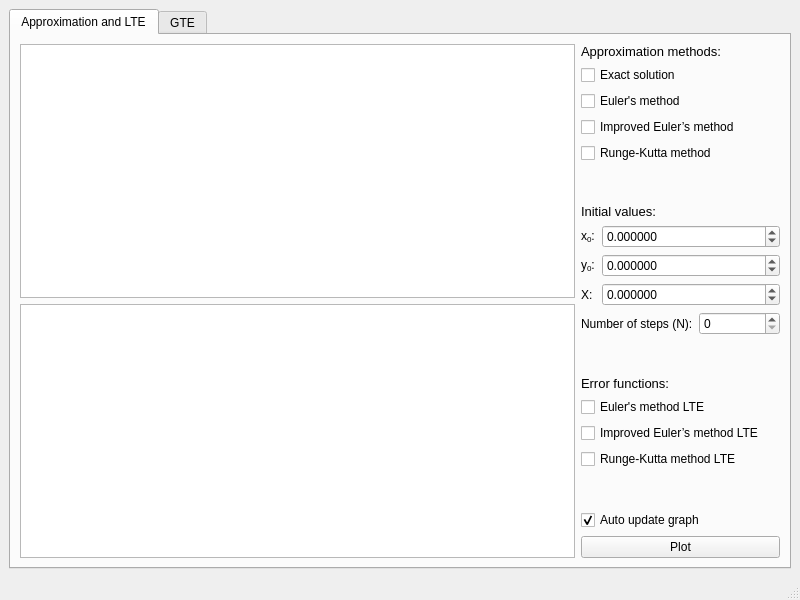
<?xml version="1.0" encoding="UTF-8"?>
<ui version="4.0">
 <class>MainWindow</class>
 <widget class="QMainWindow" name="MainWindow">
  <property name="geometry">
   <rect>
    <x>0</x>
    <y>0</y>
    <width>800</width>
    <height>600</height>
   </rect>
  </property>
  <property name="windowTitle">
   <string>Differential equation approximator</string>
  </property>
  <widget class="QWidget" name="centralwidget">
   <layout class="QGridLayout" name="gridLayout">
    <item row="0" column="0">
     <widget class="QTabWidget" name="tabWidget">
      <property name="currentIndex">
       <number>0</number>
      </property>
      <widget class="QWidget" name="tab_1">
       <attribute name="title">
        <string>Approximation and LTE</string>
       </attribute>
       <layout class="QGridLayout" name="gridLayout_2">
        <item row="0" column="1">
         <widget class="QChartView" name="graphicsView_approx">
          <property name="sizePolicy">
           <sizepolicy hsizetype="Expanding" vsizetype="MinimumExpanding">
            <horstretch>0</horstretch>
            <verstretch>0</verstretch>
           </sizepolicy>
          </property>
          <property name="minimumSize">
           <size>
            <width>300</width>
            <height>100</height>
           </size>
          </property>
          <property name="font">
           <font>
            <family>Arial</family>
           </font>
          </property>
         </widget>
        </item>
        <item row="1" column="1">
         <widget class="QChartView" name="graphicsView_lte">
          <property name="sizePolicy">
           <sizepolicy hsizetype="Expanding" vsizetype="MinimumExpanding">
            <horstretch>0</horstretch>
            <verstretch>0</verstretch>
           </sizepolicy>
          </property>
          <property name="minimumSize">
           <size>
            <width>300</width>
            <height>100</height>
           </size>
          </property>
         </widget>
        </item>
        <item row="0" column="2" rowspan="2">
         <layout class="QVBoxLayout" name="settings_verticalLayout_tab1">
          <item>
           <widget class="QLabel" name="methods_label">
            <property name="font">
             <font>
              <family>Arial</family>
              <pointsize>10</pointsize>
             </font>
            </property>
            <property name="text">
             <string>Approximation methods:</string>
            </property>
           </widget>
          </item>
          <item>
           <widget class="QCheckBox" name="checkBox_exact">
            <property name="text">
             <string>Exact solution</string>
            </property>
           </widget>
          </item>
          <item>
           <widget class="QCheckBox" name="checkBox_euler">
            <property name="text">
             <string>Euler's method</string>
            </property>
           </widget>
          </item>
          <item>
           <widget class="QCheckBox" name="checkBox_improved_euler">
            <property name="text">
             <string>Improved Euler’s method</string>
            </property>
           </widget>
          </item>
          <item>
           <widget class="QCheckBox" name="checkBox_runge_kutta">
            <property name="text">
             <string>Runge-Kutta method</string>
            </property>
           </widget>
          </item>
          <item>
           <spacer name="verticalSpacer">
            <property name="orientation">
             <enum>Qt::Vertical</enum>
            </property>
            <property name="sizeHint" stdset="0">
             <size>
              <width>20</width>
              <height>40</height>
             </size>
            </property>
           </spacer>
          </item>
          <item>
           <widget class="QLabel" name="ivalue_label">
            <property name="font">
             <font>
              <family>Arial</family>
              <pointsize>10</pointsize>
             </font>
            </property>
            <property name="text">
             <string>Initial values:</string>
            </property>
           </widget>
          </item>
          <item>
           <layout class="QHBoxLayout" name="ivalue_hor_layout_1" stretch="0,0">
            <property name="sizeConstraint">
             <enum>QLayout::SetFixedSize</enum>
            </property>
            <property name="topMargin">
             <number>0</number>
            </property>
            <item>
             <widget class="QLabel" name="ivalue_label_1">
              <property name="sizePolicy">
               <sizepolicy hsizetype="Maximum" vsizetype="Preferred">
                <horstretch>0</horstretch>
                <verstretch>0</verstretch>
               </sizepolicy>
              </property>
              <property name="minimumSize">
               <size>
                <width>15</width>
                <height>10</height>
               </size>
              </property>
              <property name="font">
               <font>
                <family>Arial</family>
                <underline>false</underline>
                <strikeout>false</strikeout>
                <kerning>true</kerning>
               </font>
              </property>
              <property name="text">
               <string>&lt;html&gt;&lt;head/&gt;&lt;body&gt;&lt;p&gt;x&lt;span style=&quot; vertical-align:sub;&quot;&gt;0&lt;/span&gt;:&lt;/p&gt;&lt;/body&gt;&lt;/html&gt;</string>
              </property>
             </widget>
            </item>
            <item>
             <widget class="QDoubleSpinBox" name="ivalue_doubleSpinBox_1">
              <property name="sizePolicy">
               <sizepolicy hsizetype="Minimum" vsizetype="Fixed">
                <horstretch>0</horstretch>
                <verstretch>0</verstretch>
               </sizepolicy>
              </property>
              <property name="font">
               <font>
                <family>Arial</family>
               </font>
              </property>
              <property name="decimals">
               <number>6</number>
              </property>
              <property name="minimum">
               <double>-9007199254740992.000000000000000</double>
              </property>
              <property name="maximum">
               <double>9007199254740992.000000000000000</double>
              </property>
             </widget>
            </item>
           </layout>
          </item>
          <item>
           <layout class="QHBoxLayout" name="ivalue_hor_layout_3">
            <property name="topMargin">
             <number>0</number>
            </property>
            <item>
             <widget class="QLabel" name="ivalue_label_3">
              <property name="sizePolicy">
               <sizepolicy hsizetype="Maximum" vsizetype="Preferred">
                <horstretch>0</horstretch>
                <verstretch>0</verstretch>
               </sizepolicy>
              </property>
              <property name="minimumSize">
               <size>
                <width>15</width>
                <height>10</height>
               </size>
              </property>
              <property name="font">
               <font>
                <family>Arial</family>
               </font>
              </property>
              <property name="text">
               <string>&lt;html&gt;&lt;head/&gt;&lt;body&gt;&lt;p&gt;y&lt;span style=&quot; vertical-align:sub;&quot;&gt;0&lt;/span&gt;:&lt;/p&gt;&lt;/body&gt;&lt;/html&gt;</string>
              </property>
             </widget>
            </item>
            <item>
             <widget class="QDoubleSpinBox" name="ivalue_doubleSpinBox_3">
              <property name="font">
               <font>
                <family>Arial</family>
               </font>
              </property>
              <property name="decimals">
               <number>6</number>
              </property>
              <property name="minimum">
               <double>-9007199254740992.000000000000000</double>
              </property>
              <property name="maximum">
               <double>9007199254740992.000000000000000</double>
              </property>
              <property name="stepType">
               <enum>QAbstractSpinBox::DefaultStepType</enum>
              </property>
             </widget>
            </item>
           </layout>
          </item>
          <item>
           <layout class="QHBoxLayout" name="ivalue_hor_layout_2">
            <property name="topMargin">
             <number>0</number>
            </property>
            <item>
             <widget class="QLabel" name="ivalue_label_2">
              <property name="sizePolicy">
               <sizepolicy hsizetype="Maximum" vsizetype="Preferred">
                <horstretch>0</horstretch>
                <verstretch>0</verstretch>
               </sizepolicy>
              </property>
              <property name="minimumSize">
               <size>
                <width>15</width>
                <height>10</height>
               </size>
              </property>
              <property name="font">
               <font>
                <family>Arial</family>
               </font>
              </property>
              <property name="text">
               <string>X:</string>
              </property>
             </widget>
            </item>
            <item>
             <widget class="QDoubleSpinBox" name="ivalue_doubleSpinBox_2">
              <property name="font">
               <font>
                <family>Arial</family>
               </font>
              </property>
              <property name="decimals">
               <number>6</number>
              </property>
              <property name="minimum">
               <double>-9007199254740992.000000000000000</double>
              </property>
              <property name="maximum">
               <double>9007199254740992.000000000000000</double>
              </property>
             </widget>
            </item>
           </layout>
          </item>
          <item>
           <layout class="QHBoxLayout" name="ivalue_hor_layout_4">
            <property name="topMargin">
             <number>0</number>
            </property>
            <item>
             <widget class="QLabel" name="ivalue_label_4">
              <property name="sizePolicy">
               <sizepolicy hsizetype="Maximum" vsizetype="Preferred">
                <horstretch>0</horstretch>
                <verstretch>0</verstretch>
               </sizepolicy>
              </property>
              <property name="minimumSize">
               <size>
                <width>0</width>
                <height>0</height>
               </size>
              </property>
              <property name="font">
               <font>
                <family>Arial</family>
               </font>
              </property>
              <property name="text">
               <string>Number of steps (N):</string>
              </property>
             </widget>
            </item>
            <item>
             <widget class="QSpinBox" name="ivalue_spinBox_4">
              <property name="minimumSize">
               <size>
                <width>81</width>
                <height>0</height>
               </size>
              </property>
              <property name="font">
               <font>
                <family>Arial</family>
               </font>
              </property>
              <property name="maximum">
               <number>2147483647</number>
              </property>
             </widget>
            </item>
           </layout>
          </item>
          <item>
           <spacer name="verticalSpacer_2">
            <property name="orientation">
             <enum>Qt::Vertical</enum>
            </property>
            <property name="sizeHint" stdset="0">
             <size>
              <width>20</width>
              <height>40</height>
             </size>
            </property>
           </spacer>
          </item>
          <item>
           <widget class="QLabel" name="lte_label">
            <property name="minimumSize">
             <size>
              <width>198</width>
              <height>0</height>
             </size>
            </property>
            <property name="font">
             <font>
              <pointsize>10</pointsize>
             </font>
            </property>
            <property name="text">
             <string>Error functions:</string>
            </property>
           </widget>
          </item>
          <item>
           <widget class="QCheckBox" name="lte_checkBox_euler">
            <property name="font">
             <font>
              <family>Arial</family>
             </font>
            </property>
            <property name="text">
             <string>Euler's method LTE</string>
            </property>
           </widget>
          </item>
          <item>
           <widget class="QCheckBox" name="lte_checkBox_improved_euler">
            <property name="font">
             <font>
              <family>Arial</family>
             </font>
            </property>
            <property name="text">
             <string>Improved Euler’s method LTE</string>
            </property>
           </widget>
          </item>
          <item>
           <widget class="QCheckBox" name="lte_checkBox_runge_kutta">
            <property name="font">
             <font>
              <family>Arial</family>
             </font>
            </property>
            <property name="text">
             <string>Runge-Kutta method LTE</string>
            </property>
           </widget>
          </item>
          <item>
           <spacer name="verticalSpacer_3">
            <property name="orientation">
             <enum>Qt::Vertical</enum>
            </property>
            <property name="sizeHint" stdset="0">
             <size>
              <width>20</width>
              <height>40</height>
             </size>
            </property>
           </spacer>
          </item>
          <item>
           <widget class="QCheckBox" name="autoupd_checkbox_1">
            <property name="font">
             <font>
              <family>Arial</family>
             </font>
            </property>
            <property name="text">
             <string>Auto update graph</string>
            </property>
            <property name="checked">
             <bool>true</bool>
            </property>
            <property name="tristate">
             <bool>false</bool>
            </property>
           </widget>
          </item>
          <item>
           <widget class="QPushButton" name="plot_pushButton">
            <property name="font">
             <font>
              <family>Arial</family>
             </font>
            </property>
            <property name="text">
             <string>Plot</string>
            </property>
           </widget>
          </item>
         </layout>
        </item>
       </layout>
      </widget>
      <widget class="QWidget" name="tab_2">
       <attribute name="title">
        <string>GTE</string>
       </attribute>
       <layout class="QGridLayout" name="gridLayout_3">
        <item row="0" column="0">
         <widget class="QChartView" name="graphicsView__gte">
          <property name="sizePolicy">
           <sizepolicy hsizetype="Expanding" vsizetype="MinimumExpanding">
            <horstretch>0</horstretch>
            <verstretch>0</verstretch>
           </sizepolicy>
          </property>
          <property name="minimumSize">
           <size>
            <width>300</width>
            <height>100</height>
           </size>
          </property>
          <property name="font">
           <font>
            <family>Arial</family>
           </font>
          </property>
         </widget>
        </item>
        <item row="0" column="1">
         <layout class="QVBoxLayout" name="settings_verticalLayout__tab2">
          <item>
           <widget class="QLabel" name="ivalue_label_7">
            <property name="font">
             <font>
              <family>Arial</family>
              <pointsize>10</pointsize>
             </font>
            </property>
            <property name="text">
             <string>Initial values:</string>
            </property>
           </widget>
          </item>
          <item>
           <layout class="QHBoxLayout" name="ivalue_hor_layout_5">
            <property name="topMargin">
             <number>0</number>
            </property>
            <item>
             <widget class="QLabel" name="ivalue_label_5">
              <property name="sizePolicy">
               <sizepolicy hsizetype="Maximum" vsizetype="Preferred">
                <horstretch>0</horstretch>
                <verstretch>0</verstretch>
               </sizepolicy>
              </property>
              <property name="minimumSize">
               <size>
                <width>101</width>
                <height>0</height>
               </size>
              </property>
              <property name="font">
               <font>
                <family>Arial</family>
               </font>
              </property>
              <property name="text">
               <string>Number of steps (N):</string>
              </property>
             </widget>
            </item>
            <item>
             <widget class="QSpinBox" name="ivalue_spinBox_5">
              <property name="minimumSize">
               <size>
                <width>81</width>
                <height>0</height>
               </size>
              </property>
              <property name="font">
               <font>
                <family>Arial</family>
               </font>
              </property>
              <property name="maximum">
               <number>2147483647</number>
              </property>
             </widget>
            </item>
           </layout>
          </item>
          <item>
           <layout class="QHBoxLayout" name="ivalue_hor_layout_6">
            <property name="topMargin">
             <number>0</number>
            </property>
            <item>
             <widget class="QLabel" name="ivalue_label_6">
              <property name="sizePolicy">
               <sizepolicy hsizetype="Maximum" vsizetype="Preferred">
                <horstretch>0</horstretch>
                <verstretch>0</verstretch>
               </sizepolicy>
              </property>
              <property name="minimumSize">
               <size>
                <width>101</width>
                <height>0</height>
               </size>
              </property>
              <property name="font">
               <font>
                <family>Arial</family>
               </font>
              </property>
              <property name="text">
               <string>n&lt;sub&gt;0&lt;/sub&gt;:</string>
              </property>
             </widget>
            </item>
            <item>
             <widget class="QSpinBox" name="ivalue_spinBox_6">
              <property name="minimumSize">
               <size>
                <width>81</width>
                <height>0</height>
               </size>
              </property>
              <property name="font">
               <font>
                <family>Arial</family>
               </font>
              </property>
              <property name="maximum">
               <number>2147483647</number>
              </property>
             </widget>
            </item>
           </layout>
          </item>
          <item>
           <spacer name="verticalSpacer_5">
            <property name="orientation">
             <enum>Qt::Vertical</enum>
            </property>
            <property name="sizeHint" stdset="0">
             <size>
              <width>20</width>
              <height>40</height>
             </size>
            </property>
           </spacer>
          </item>
          <item>
           <widget class="QLabel" name="gte_label">
            <property name="font">
             <font>
              <pointsize>10</pointsize>
             </font>
            </property>
            <property name="text">
             <string>Error functions:</string>
            </property>
           </widget>
          </item>
          <item>
           <widget class="QCheckBox" name="gte_checkBox_1">
            <property name="font">
             <font>
              <family>Arial</family>
             </font>
            </property>
            <property name="text">
             <string>Euler's method global error</string>
            </property>
           </widget>
          </item>
          <item>
           <widget class="QCheckBox" name="gte_checkBox_2">
            <property name="font">
             <font>
              <family>Arial</family>
             </font>
            </property>
            <property name="text">
             <string>Improved Euler’s method global error</string>
            </property>
           </widget>
          </item>
          <item>
           <widget class="QCheckBox" name="gte_checkBox_3">
            <property name="font">
             <font>
              <family>Arial</family>
             </font>
            </property>
            <property name="text">
             <string>Runge-Kutta method global error</string>
            </property>
           </widget>
          </item>
          <item>
           <spacer name="verticalSpacer_6">
            <property name="orientation">
             <enum>Qt::Vertical</enum>
            </property>
            <property name="sizeHint" stdset="0">
             <size>
              <width>20</width>
              <height>40</height>
             </size>
            </property>
           </spacer>
          </item>
          <item>
           <widget class="QCheckBox" name="autoupd_checkbox_2">
            <property name="font">
             <font>
              <family>Arial</family>
             </font>
            </property>
            <property name="text">
             <string>Auto update graph</string>
            </property>
            <property name="checked">
             <bool>true</bool>
            </property>
            <property name="tristate">
             <bool>false</bool>
            </property>
           </widget>
          </item>
          <item>
           <widget class="QPushButton" name="plot_pushButton_2">
            <property name="font">
             <font>
              <family>Arial</family>
             </font>
            </property>
            <property name="text">
             <string>Plot</string>
            </property>
           </widget>
          </item>
         </layout>
        </item>
       </layout>
      </widget>
     </widget>
    </item>
   </layout>
  </widget>
  <widget class="QMenuBar" name="menubar">
   <property name="geometry">
    <rect>
     <x>0</x>
     <y>0</y>
     <width>800</width>
     <height>21</height>
    </rect>
   </property>
  </widget>
  <widget class="QStatusBar" name="statusbar"/>
 </widget>
 <customwidgets>
  <customwidget>
   <class>QChartView</class>
   <extends>QGraphicsView</extends>
   <header>QtCharts</header>
  </customwidget>
 </customwidgets>
 <resources/>
 <connections/>
</ui>
